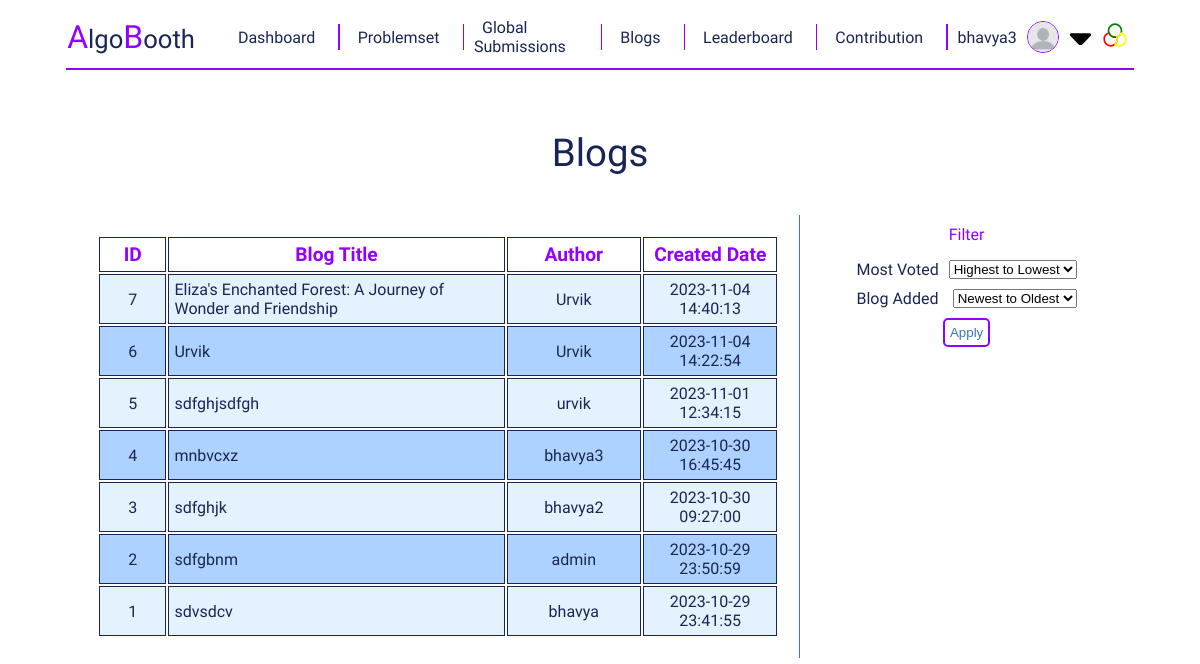
Page /blog/ (signed in) on the committed database.
### register/models.py (models this page shows)
class CustomUser(AbstractUser):
    country = models.CharField(max_length=100,blank=True, null=True)
    university_name = models.CharField(max_length=100,blank=True, null=True)
    profile_image = models.ImageField(upload_to='profile_image/', blank=True, null=True,default='profile_image/blank-profile-picture.png')

### addBlog/models.py (models this page shows)
class Blog(models.Model) :
    author = models.ForeignKey(settings.AUTH_USER_MODEL, on_delete=models.CASCADE)
    title = models.CharField(max_length = 100)
    content = models.TextField()
    image = models.ImageField(upload_to="media/blog_image")
    added_date = models.DateTimeField(auto_now_add = True)
    likes = models.IntegerField(default=0)
    dislikes = models.IntegerField(default=0)
    class Meta:
        db_table = "blog"

### blogPage/views.py (the view, shortened to what this page needs)
# urls.py: path('' , blog_page , name = "blog_page"),
def blog_page(request) :
    blog = Blog.objects.filter().order_by('-added_date')
    return render(request , "blog_page.html" , {'blog' : blog})

### blogPage/templates/blog_page.html (shortened to what this page needs)
{% extends "base.html" %}
{% load static %}
{% block add_css_file %}
    <link href='{% static "styles/problem_page.css" %}' rel="stylesheet">
    <link href='{% static "styles/blog_page.css" %}' rel="stylesheet">
{% endblock add_css_file %}
{% block content %}
    <div id = "problem-page-container">
        <div id = "problem-title">
            Blogs
        </div>
        <div id = "sub-container">
            <div id = "left-side">
                <div id = "problem-list-container">
                    <table id = "problem-list-table">
                        <thead>
                            <tr>
                                <th>ID</th>
                                <th>Blog Title</th>
                                <th>Author</th>
                                <th>Created Date</th>
                            </tr>
                        </thead>
                        <tbody>
                            {% for blog in blog %}
                                <tr>
                                    <td>{{blog.id}}</td>
                                    <td><a href="{% url 'blog_details' blog.id %}">{{blog.title}}</a></td>
                                    <td>{{blog.author}}</td>
                                    <td>{{blog.added_date|date:"Y-m-d H:i:s"}}</td>
                                </tr>
                            {% endfor %}
                        </tbody>
                    </table>
                </div>
            </div>
            <div id = "right-side">
                <div class = "right-side-sub-container">
                    <div class = "sub-container-title">
                        Filter
                    </div>
                    <div id = "filter-container" class = "vertical-flex-div">
                        <form method = "post">
                            <div class = "vertical-flex-div">
                                <div class = "range-div">
                                    <label for="">Most Voted</label>
                                    <div class = "horizontal-flex-div">
                                        <select name="filter1">
                                            <option value="htl">Highest to Lowest</option>
                                        </select>
                                    </div>
                                </div>
                                <div class = "range-div">
                                    <label for="">Blog Added</label>
                                    <div class = "horizontal-flex-div">
                                        <select name="filter2">
                                            <option value="nto">Newest to Oldest</option>
                                        </select>
                                    </div>
                                </div>
                                <input class = "btn" type="submit" name="submit" value="Apply">
                            </div>
                        </form>
                    </div>
                </div>
            </div>
        </div>
    </div>
{% endblock content %}

### templates/base.html (shortened to what this page needs)
<!DOCTYPE html>
<html lang="en">
    <head>
        {% load static %}
        <link href='{% static "styles/base.css" %}' rel="stylesheet">
        <link href='{% static "styles/toast.css" %}' rel="stylesheet">
        {% block add_css_file %}{% endblock add_css_file %}
    </head>
    <body>
        <div id = "root">
            <div id = "navbar">
                <div id = "logo">
                    <span class = "special-char">A</span>lgo<span class = "special-char">B</span>ooth
                </div>
                <div id = "nav-item-div">
                    <div class = "nav-item">
                        <a href="{% url "dashboard" %}">Dashboard</a>
                    </div>
                    <div class = "nav-item">
                        <a href="{% url "problem_page" %}">Problemset</a>
                    </div>
                    <div class = "nav-item">
                        <a href="{% url "global_submissions" %}">Global Submissions</a>
                    </div>
                    <div class = "nav-item">
                        <a href="{% url "blog_page" %}">Blogs</a>
                    </div>
                    <div class = "nav-item">
                        <a href="{% url "standing_page" %}">Leaderboard</a>
                    </div>
                    <div class = "nav-item">
                        <a href="{% url "contribution_page" %}">Contribution</a>
                    </div>
                    {% if user.is_authenticated %}
                    <div class = "nav-item">
                        <div id = "my-select">
                            {{user}}
                            <img id = "profile-picture-nav" src="{{user.profile_image.url}}" alt="">
                            <img class = "icons" id = "drop-icon" src={% static "icons/drop.svg" %} alt="drop">
                        </div>
                    </div>
                    {%else%}
                    <div class = "vertical-line"></div>
                    <div class = "nav-item">
                        <a href="{% url "login" %}">Login</a>
                    </div>
                    {%endif%}
            </div>
            <div title = "Change Theme" class = "nav-item" id = "change-theme">
                <img class = "icons" src="{% static "icons/theme.svg" %}" alt="">
            </div>
            </div>
            <div class = "horizontal-line">
            </div>
            <div id = "container">
                {% block content %}{% endblock content %}
            </div>
        </div>
    </body>
</html>

### static/styles/base.css (style rules this page uses)
:root { --color-a: #45FFCA; --color-a-low: rgba(69,255,202,0.5); --color-a-theme-1: rgb(34, 34, 34); --color-a-theme-2: rgb(67, 66, 66); --color-b: yellow; --color-c: rgb(255, 255, 255); font-family: 'Mooli', sans-serif; background-color: #001524; color: var(--color-b); }
body { display: flex; flex-direction: column; }
.icons { height: 1.6rem; width: auto; }
#container { width: 90%; }
#root { display: flex; flex-direction: column; align-items: center; }
#navbar { display: flex; flex-direction: row; border-radius: 5px; align-items: center; padding: 5px; width: 90%; }
#nav-item-div { width: 90%; display: flex; flex-direction: row; gap: 10px; align-items: center; padding: 5px; justify-content: space-evenly; }
.nav-item { padding-right: 5px; color: var(--color-b); }
.nav-item a { padding: 8px; text-decoration: none; color: var(--color-b); }
#logo { margin-right: 30px; font-size: 1.6rem; }
.special-char { color: var(--color-a); font-size: 2rem; }
.horizontal-line { width: 90%; margin-top: 2px; margin-bottom: 10px; border: 1px solid var(--color-a); }
#change-theme { cursor: pointer; }
#my-select { display: flex; align-items: center; }
#drop-icon { position: relative; top: -5px; }
#profile-picture-nav { height: 30px; width: 30px; margin-right: 10px; margin-left: 10px; border-radius: 100%; border: 1px solid var(--color-a); }

### static/styles/problem_page.css (style rules this page uses)
#problem-page-container { display: flex; flex-direction: column; padding: 10px; gap: 20px; }
#problem-title { font-size: 2.4rem; margin-top: 40px; width: 100%; text-align: center; }
#sub-container { display: flex; flex-direction: row; justify-content: space-between; gap: 10px; }
#left-side { flex: 7; display: flex; flex-direction: column; gap: 10px; border-right: 1px solid var(--color-c); padding: 20px; }
#problem-list-table { width: 100%; }
#right-side { height: auto; flex: 3; display: flex; flex-direction: column; gap: 20px; padding: 10px; }
.copy-btn , .btn { cursor: pointer; background-color: inherit; border: 2px solid var(--color-a); border-radius: 5px; padding: 5px; color: var(--color-c);; }
th { font-size: 1.2rem; color: var(--color-a); }
tr { border: 1px solid var(--color-b); }
th , td { border: 1px solid var(--color-b); border-collapse: collapse; text-align: center; padding: 5px; }
td:first-child , th:first-child { width: 6%; }
td:last-child , th:last-child { width: 12%; }
td:nth-last-child(2) , th:nth-last-child(2) { width: 12%; }
tr:nth-of-type(even) { background-color: var(--color-a-theme-1); }
tbody tr:nth-of-type(odd) { background-color: var(--color-a-theme-2); }
td a, th a , .no_decoration { text-decoration: none; color: var(--color-b); }
.details-title , .sub-container-title { color: var(--color-a); text-align: center; width: 100%; padding-bottom: 5px; border-bottom: 1px solid white; }
.range-div { display: flex; gap: 10px; width: 100%; justify-content: space-between; align-self: flex-start ; }
.right-side-sub-container { display: flex; flex-direction: column; gap: 10px; }
.vertical-flex-div { display: flex; gap: 10px; flex-direction: column; align-items: center; }
.horizontal-flex-div { display: flex; gap: 10px; align-items: center; }

### static/styles/blog_page.css (style rules this page uses)
tbody tr td:first-child { width: 10%; }
tbody tr td:nth-child(2) { text-align: left; cursor: pointer; }
tbody tr td:nth-child(3) { width: 20% }
tbody tr td:nth-child(4) { width: 20% }

### rows in the picture
CustomUser: username "bhavya3", profile_image (placeholder picture)
Blog: id "7", title "Eliza's Enchanted Forest: A Journey of Wonder and Friendship", author "Urvik", added_date "2023-11-04 14:40:13"
Blog: id "6", title "Urvik", author "Urvik", added_date "2023-11-04 14:22:54"
Blog: id "5", title "sdfghjsdfgh", author "urvik", added_date "2023-11-01 12:34:15"
Blog: id "4", title "mnbvcxz", author "bhavya3", added_date "2023-10-30 16:45:45"
Blog: id "3", title "sdfghjk", author "bhavya2", added_date "2023-10-30 09:27:00"
Blog: id "2", title "sdfgbnm", author "admin", added_date "2023-10-29 23:50:59"
Blog: id "1", title "sdvsdcv", author "bhavya", added_date "2023-10-29 23:41:55"
